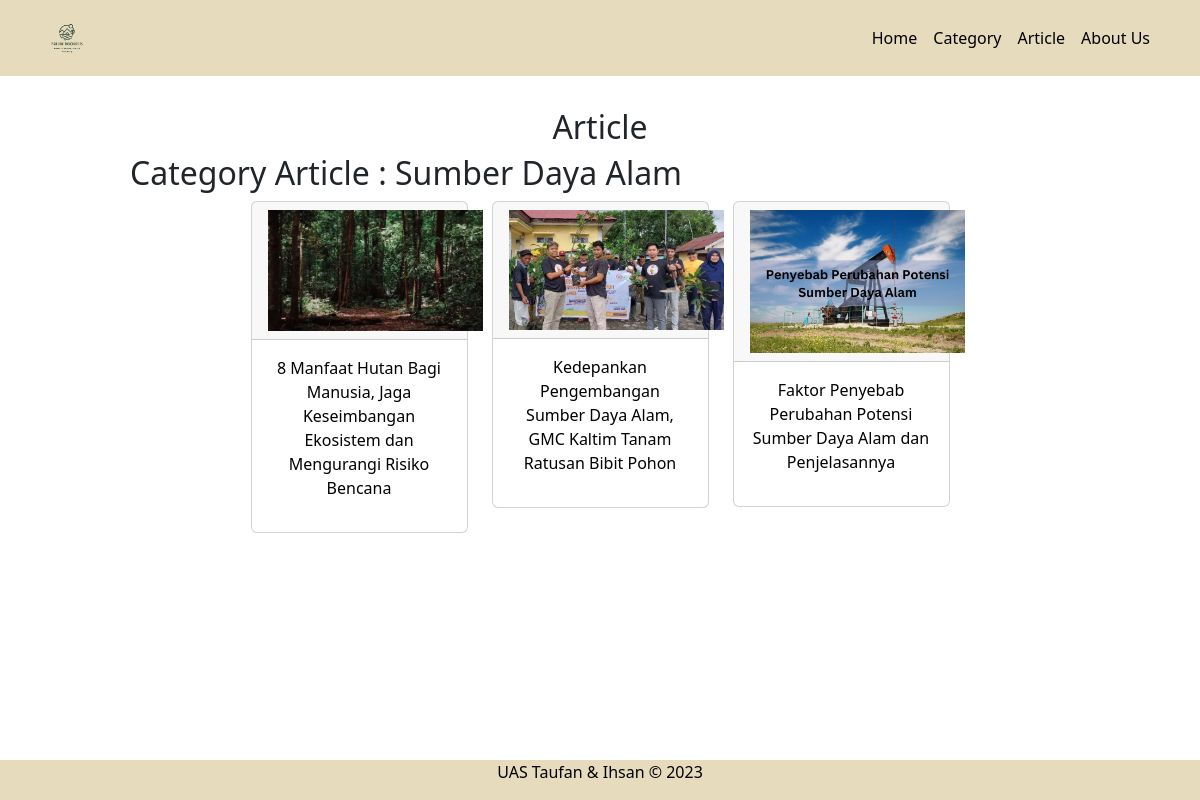
Page /halaman_user/template_user.php?halaman=detail_category&slug=sumber_daya_alam on the committed database.
### tables this page shows
CREATE TABLE `category` (
  `category_id` int NOT NULL,
  `judul_category` varchar(255) NOT NULL,
  `slug_category` varchar(255) NOT NULL,
  `deskripsi_category` text NOT NULL,
  `gambar_category` varchar(255) NOT NULL
);

CREATE TABLE `article` (
  `article_id` int NOT NULL,
  `category_id` int NOT NULL,
  `admin_id` int NOT NULL,
  `judul_article` varchar(255) NOT NULL,
  `slug_article` varchar(255) NOT NULL,
  `deskripsi_article` text NOT NULL,
  `gambar_article` varchar(255) NOT NULL,
  `dibuat_pada` datetime NOT NULL
);

### halaman_user/detail_category.php (the view)
<div class="col py-3">
<div class="row justify-content-center">
    <div class="col-md-10">
    <div class="row justify-content-center m-3">
        <h2 class="text-center">Article</h2>
        <?php
            require '../koneksi.php';
            $slug = $_GET['slug'];
            $sql = mysqli_query($conn, "SELECT * FROM article INNER JOIN category ON article.category_id = category.category_id WHERE slug_category = '$slug'");
            $data = mysqli_fetch_assoc($sql);
        ?>
            <h2>Category Article : <?php echo $data['judul_category'] ?></h2>
        <?php
            require '../koneksi.php';
            $slug = $_GET['slug'];
            $sql = mysqli_query($conn, "SELECT * FROM article INNER JOIN category ON article.category_id = category.category_id WHERE slug_category = '$slug'");
            while($data = mysqli_fetch_assoc($sql)):
        ?>
        <div class="col-md-3">
            <div class="card">
                <div class="card-header">
                    <img src="../halaman_admin/gambar_article/<?php echo $data['gambar_article'] ?>" alt="" style="width: 215px;">
                </div>
                <div class="card-body">
                    <a href="template_user.php?halaman=detail_article&slug=<?php echo $data['slug_article'] ?>" style="text-decoration: none; color: black;"><p class="text-center"><?php echo $data['judul_article'] ?></p></a>
                </div>
            </div>
        </div>
        <?php endwhile; ?>
    </div>
    </div>
</div>
</div>

### template_user/header.php (shortened to what this page needs)
<!doctype html>
<html lang="en">
  <head>
    <link href="https://cdn.jsdelivr.net/npm/bootstrap@5.3.0/dist/css/bootstrap.min.css" rel="stylesheet">
  </head>
  <body class="d-flex flex-column min-vh-100">
  <nav class="navbar navbar-expand-lg" style="background-color: #E7DBBE;">
    <div class="container">
      <a class="navbar-brand text-white" href="#"><img src="../img/logo.png" alt="" width="50px"></a>
      <div class="collapse navbar-collapse" id="navbarSupportedContent">
        <ul class="navbar-nav ms-auto mb-2 mb-lg-0">
          <li class="nav-item">
            <a class="nav-link text-black" href="template_user.php?halaman=index_user">Home</a>
          </li>
          <li class="nav-item">
            <a class="nav-link text-black" href="template_user.php?halaman=more_category">Category</a>
          </li>
          <li class="nav-item">
            <a class="nav-link text-black" href="template_user.php?halaman=more_article">Article</a>
          </li>
          <li class="nav-item">
            <a class="nav-link text-black" href="template_user.php?halaman=about">About Us</a>
          </li>
        </ul>
      </div>
    </div>
  </nav>
  </body>
</html>

### halaman_user/template_user.php
<?php
require_once "../template_user/header.php";
if( isset($_GET['halaman']) ){
    $halaman = $_GET['halaman'];
    if( file_exists("$halaman.php")){
        require_once "$halaman.php";
    } else {
        require_once "404.php";
    }
}
require_once "../template_user/footer.php";

### template_user/footer.php
<footer class="flex-wrap justify-content align-items-center" style="background-color: #E7DBBE;">
    <div class="align-items-center">
      <span><p style="color: black; text-align: center;">UAS Taufan & Ihsan &copy; 2023 </p></span>
    </div>
</footer>

### rows in the picture
category: judul_category "Sumber Daya Alam"
article: gambar_article (picture), judul_article "8 Manfaat Hutan Bagi Manusia, Jaga Keseimbangan Ekosistem dan Mengurangi Risiko Bencana"
article: gambar_article (picture), judul_article "Kedepankan Pengembangan Sumber Daya Alam, GMC Kaltim Tanam Ratusan Bibit Pohon"
article: gambar_article (picture), judul_article "Faktor Penyebab Perubahan Potensi Sumber Daya Alam dan Penjelasannya"
